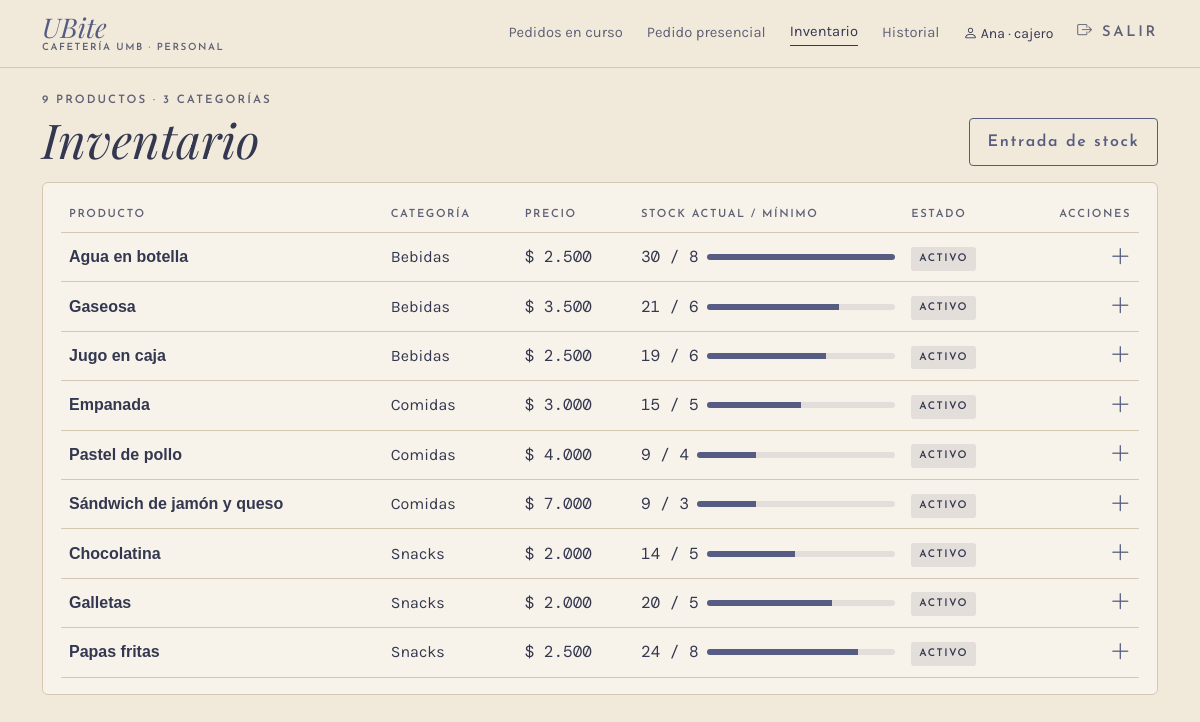
/inventario/ (signed in), run on the app's committed database.
### app/models.py (models this page shows, shortened)
class Usuario(UserMixin, db.Model):
    __tablename__ = "usuario"
    __table_args__ = (
        db.CheckConstraint("rol IN ('cajero', 'administrador')", name="ck_usuario_rol"),
    )
    id_usuario = db.Column(db.Integer, primary_key=True, autoincrement=True)
    nombre = db.Column(db.Text, nullable=False)
    rol = db.Column(db.Text, nullable=False)
    username = db.Column(db.Text, nullable=False, unique=True)
    password_hash = db.Column(db.Text, nullable=False)
    activo = db.Column(db.Boolean, nullable=False, default=True)
    @property
    def is_active(self):
        return bool(self.activo)

class Producto(db.Model):
    __tablename__ = "producto"
    __table_args__ = (
        db.CheckConstraint("precio > 0", name="ck_producto_precio"),
        db.CheckConstraint("stock_actual >= 0", name="ck_producto_stock"),
        db.CheckConstraint("stock_minimo >= 0", name="ck_producto_minimo"),
    )
    id_producto = db.Column(db.Integer, primary_key=True, autoincrement=True)
    nombre = db.Column(db.Text, nullable=False)
    descripcion = db.Column(db.Text)
    precio = db.Column(db.Float, nullable=False)
    stock_actual = db.Column(db.Integer, nullable=False, default=0)
    stock_minimo = db.Column(db.Integer, nullable=False, default=0)
    activo = db.Column(db.Boolean, nullable=False, default=True)
    id_categoria = db.Column(db.Integer, db.ForeignKey("categoria.id_categoria"), nullable=False)
    categoria = db.relationship("Categoria", back_populates="productos")

class Categoria(db.Model):
    __tablename__ = "categoria"
    id_categoria = db.Column(db.Integer, primary_key=True, autoincrement=True)
    nombre = db.Column(db.Text, nullable=False, unique=True)
    productos = db.relationship("Producto", back_populates="categoria", lazy=True)

### app/routes/inventario.py (the view)
@bp.route("/")
@rol_requerido("cajero", "administrador")
def lista():
    productos = gestion.inventario()
    bajos = [p for p in productos if p.activo and p.stock_actual <= p.stock_minimo]
    return render_template("inventario/lista.html", productos=productos, bajos=bajos,
                           estado=gestion.estado_producto,
                           categorias=len({p.id_categoria for p in productos}),
                           tope=max([p.stock_actual for p in productos] + [1]))

### app/__init__.py (called while the page is built)
def pesos(valor):
    return f"{valor:,.0f}".replace(",", ".")

@login_manager.user_loader
def cargar_usuario(id_usuario):
    from .models import Usuario
    return db.session.get(Usuario, int(id_usuario))

### app/database.py (called while the page is built)
@event.listens_for(Engine, "begin")
def _iniciar(conexion):
    conexion.exec_driver_sql("BEGIN IMMEDIATE" if _escritura.get() else "BEGIN")

### app/gestion.py (called while the page is built)
def estado_producto(p):
    if not p.activo:
        return "inactivo"
    if p.stock_actual == 0:
        return "agotado"
    if p.stock_actual <= p.stock_minimo:
        return "stock bajo"
    return "activo"

def inventario():
    return (Producto.query.join(Categoria)
            .order_by(Categoria.nombre, Producto.nombre).all())

### app/routes/__init__.py (called while the page is built)
def rol_requerido(*roles):
    def decorador(vista):
        @wraps(vista)
        @login_required
        def envoltura(*args, **kwargs):
            if current_user.rol not in roles:
                abort(403)
            return vista(*args, **kwargs)
        return envoltura
    return decorador

def datos_menu():
    if not current_user.is_authenticated:
        return {}
    from flask import request
    admin = current_user.rol == "administrador"
    seccion = request.endpoint
    if seccion in ("inventario.entrada", "inventario.producto"):
        seccion = "inventario.lista"
    return {"es_admin": admin, "seccion": seccion,
            "menu_personal": MENU_ADMIN if admin else MENU_CAJERO,
            "menu_inferior": INFERIOR_ADMIN if admin else INFERIOR_CAJERO}

### app/routes/cliente.py (called while the page is built)
@bp.app_context_processor
def datos_carrito():
    carrito = session.get("carrito", {})
    return {"unidades_carrito": sum(carrito.values())}

### app/templates/inventario/lista.html (shortened to what this page needs)
{% extends "caja/_base.html" %}
{% macro chip(p) %}
{% set e = estado(p) %}
<span class="chip {{ 'chip-punteado' if e in ('stock bajo', 'agotado', 'inactivo') }}">{{ e }}</span>
{% endmacro %}
{% block panel %}
<div class="d-flex flex-wrap justify-content-between align-items-end gap-3 mb-3">
  <div>
    <p class="etiqueta mb-1">{{ productos|length }} productos · {{ categorias }} categorías</p>
    <h1 class="titulo display-5 mb-0">Inventario</h1>
  </div>
  <div class="d-flex gap-2 flex-fill flex-lg-grow-0">
    <a class="btn btn-contorno flex-fill" href="{{ url_for('inventario.entrada') }}">Entrada de stock</a>
  </div>
</div>
<div class="tarjeta d-none d-md-block">
  <table class="table tabla-ubite align-middle mb-0">
    <thead><tr><th>Producto</th><th>Categoría</th><th>Precio</th><th>Stock actual / mínimo</th><th>Estado</th><th class="text-end">Acciones</th></tr></thead>
    <tbody>
    {% for p in productos %}
    <tr class="{{ 'text-body-secondary' if not p.activo }}">
      <td class="fw-bold">{{ p.nombre }}</td>
      <td class="suave">{{ p.categoria.nombre }}</td>
      <td class="mono">$ {{ p.precio|pesos }}</td>
      <td><div class="d-flex align-items-center gap-2">
        <span class="mono text-nowrap">{{ p.stock_actual }} / {{ p.stock_minimo }}</span>
        <div class="medidor flex-fill"><span style="width: {{ p.stock_actual / tope * 100 }}%"></span></div>
      </div></td>
      <td>{{ chip(p) }}</td>
      <td class="text-end text-nowrap">
        <a class="icono-btn" href="{{ url_for('inventario.entrada', producto=p.id_producto) }}" title="Entrada de stock de {{ p.nombre }}"><i class="bi bi-plus-lg"></i></a>
      </td>
    </tr>
    {% endfor %}
    </tbody>
  </table>
</div>
{% endblock %}

### app/templates/caja/_base.html (shortened to what this page needs)
{% extends "base.html" %}
{% block clase_main %}{{ 'con-lateral' if es_admin }} container-xl py-4 con-barra-inferior{% endblock %}
{% block encabezado %}
<header class="barra {{ 'd-lg-none' if es_admin }}">
  <div class="container-xl d-flex justify-content-between align-items-center">
    <a class="marca {% if titulo_barra %}d-none d-lg-inline-block{% endif %}" href="{{ url_for(menu_personal[0][0]) }}">
      <span class="nombre">UBite</span><span class="sub">Cafetería UMB · Personal</span>
    </a>
    {% if not es_admin %}
    <nav class="nav-personal d-none d-lg-flex gap-4 align-items-center">
      {% for ruta, texto, _ in menu_personal %}
      <a href="{{ url_for(ruta) }}" class="{{ 'activo' if seccion == ruta }}">{{ texto }}</a>
      {% endfor %}
      <span class="small"><i class="bi bi-person"></i> {{ current_user.nombre.split(' ')[0] }} · {{ current_user.rol }}</span>
      <a href="{{ url_for('auth.salir') }}" class="etiqueta"><i class="bi bi-box-arrow-right"></i> Salir</a>
    </nav>
    {% endif %}
  </div>
</header>
{% endblock %}
{% block contenido %}
{% block panel %}{% endblock %}
{% endblock %}

### app/static/css/ubite.css (style rules this page uses)
:root { --papel: #F1E9DA; --papel-claro: #F8F3EA; --lavado: #E3DEDA; --linea: #D4C8B3; --tinta: #575D82; --tinta-oscura: #33374F; --tinta-suave: #5E6176; --alerta: #8A3B2E; --f-titulo: "Playfair Display", Georgia, serif; --f-etiqueta: "Josefin Sans", Arial, sans-serif; --f-texto: "Karla", Arial, sans-serif; --f-mono: "DM Mono", "Courier New", monospace; --bs-body-bg: var(--papel); --bs-body-color: var(--tinta-oscura); --bs-body-font-family: var(--f-texto); --bs-border-color: var(--linea); --bs-link-color-rgb: 51, 55, 79; --bs-link-hover-color-rgb: 87, 93, 130; }
html { background: var(--papel); }
body { min-height: 100vh; background: var(--papel); color: var(--tinta-oscura); font-family: var(--f-texto); }
.titulo { font-family: var(--f-titulo); font-style: italic; font-weight: 400; color: var(--tinta-oscura); line-height: 1.1; }
.etiqueta { font-family: var(--f-etiqueta); font-weight: 600; font-size: .72rem; letter-spacing: .18em; text-transform: uppercase; color: var(--tinta-suave); }
.mono { font-family: var(--f-mono); }
.suave { color: var(--tinta-suave); }
.barra { border-bottom: 1px solid var(--linea); padding: 14px 0; background: var(--papel); }
.marca { text-decoration: none; display: inline-block; line-height: 1; }
.marca .nombre { font-family: var(--f-titulo); font-style: italic; font-size: 1.7rem; color: var(--tinta); }
.marca .sub { display: block; margin-top: 2px; font-family: var(--f-etiqueta); font-weight: 600; font-size: .62rem; letter-spacing: .16em; text-transform: uppercase; color: var(--tinta-suave); }
.icono-btn { color: var(--tinta); font-size: 1.35rem; text-decoration: none; }
.nav-personal a { font-size: .92rem; color: var(--tinta-suave); text-decoration: none; padding-bottom: 2px; }
.nav-personal a.activo, .nav-personal a:hover { color: var(--tinta-oscura); border-bottom: 1px solid var(--tinta-oscura); }
.btn { font-family: var(--f-etiqueta); font-weight: 600; letter-spacing: .1em; border-radius: 4px; padding: .7rem 1.1rem; }
.btn-contorno { background: transparent; border: 1px solid var(--tinta); color: var(--tinta); }
.tarjeta { display: block; background: var(--papel-claro); border: 1px solid var(--linea); border-radius: 6px; padding: 16px 18px; }
.chip { display: inline-block; font-family: var(--f-etiqueta); font-weight: 600; font-size: .66rem; letter-spacing: .14em; text-transform: uppercase; background: var(--lavado); color: var(--tinta-oscura); padding: 4px 8px; border-radius: 3px; }
.tabla-ubite { --bs-table-bg: transparent; --bs-table-color: var(--tinta-oscura); }
.tabla-ubite th { font-family: var(--f-etiqueta); font-size: .7rem; letter-spacing: .14em; text-transform: uppercase; color: var(--tinta-suave); font-weight: 600; }
.medidor { height: 6px; background: var(--lavado); border-radius: 3px; overflow: hidden; min-width: 60px; }
.medidor span { display: block; height: 100%; background: var(--tinta); }
.chip { white-space: nowrap; }

### data on the page
Usuario: nombre "Ana", rol "cajero"
Producto: nombre "Agua en botella", categoria.nombre "Bebidas", precio|pesos "2.500", stock_actual "30", stock_minimo "8", e "ACTIVO"
Producto: nombre "Gaseosa", categoria.nombre "Bebidas", precio|pesos "3.500", stock_actual "21", stock_minimo "6", e "ACTIVO"
Producto: nombre "Jugo en caja", categoria.nombre "Bebidas", precio|pesos "2.500", stock_actual "19", stock_minimo "6", e "ACTIVO"
Producto: nombre "Empanada", categoria.nombre "Comidas", precio|pesos "3.000", stock_actual "15", stock_minimo "5", e "ACTIVO"
Producto: nombre "Pastel de pollo", categoria.nombre "Comidas", precio|pesos "4.000", stock_actual "9", stock_minimo "4", e "ACTIVO"
Producto: nombre "Sándwich de jamón y queso", categoria.nombre "Comidas", precio|pesos "7.000", stock_actual "9", stock_minimo "3", e "ACTIVO"
Producto: nombre "Chocolatina", categoria.nombre "Snacks", precio|pesos "2.000", stock_actual "14", stock_minimo "5", e "ACTIVO"
Producto: nombre "Galletas", categoria.nombre "Snacks", precio|pesos "2.000", stock_actual "20", stock_minimo "5", e "ACTIVO"
Producto: nombre "Papas fritas", categoria.nombre "Snacks", precio|pesos "2.500", stock_actual "24", stock_minimo "8", e "ACTIVO"

### other printed values
{{ texto }} "Pedidos en curso" "Pedido presencial" "Inventario" "Historial"
{{ productos|length }} "9"
{{ categorias }} "3"
